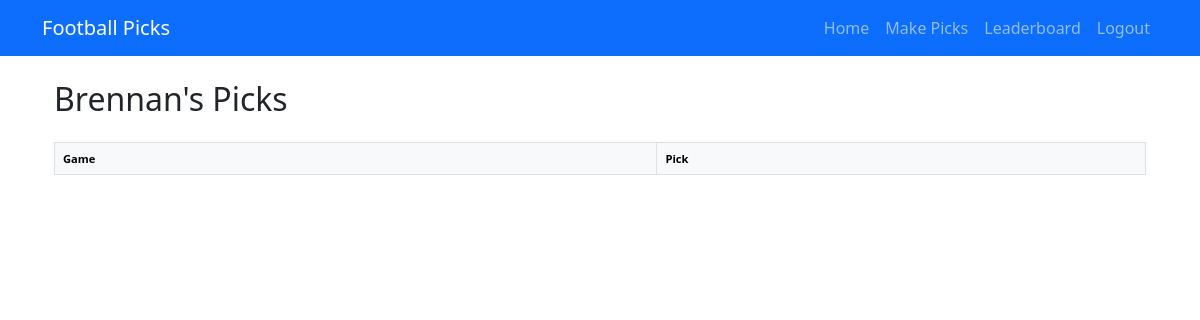
/picks/view_picks/2/ (signed in), run on an earlier commit of the app's database.
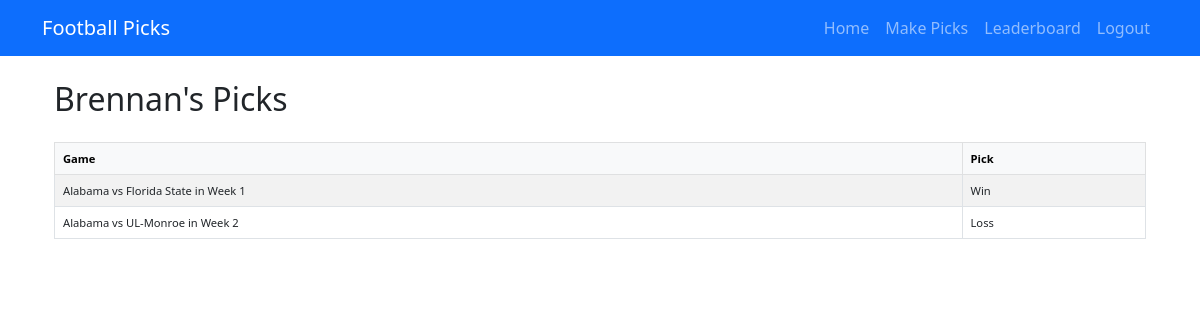
And on a later commit of the database.
### picks/models.py (models this page shows, shortened)
class User(AbstractUser):
    username = None
    email = models.EmailField('email address', unique=True)
    phone_number = models.CharField(max_length=15)
    USERNAME_FIELD = 'email'
    REQUIRED_FIELDS = ['first_name', 'last_name', 'phone_number']
    objects = CustomUserManager()

class Pick(models.Model):
    PICK_CHOICES = (
        ('W', 'Win'),
        ('L', 'Loss'),
    )
    user = models.ForeignKey('User', on_delete=models.CASCADE)
    game = models.ForeignKey(Game, on_delete=models.CASCADE)
    pick = models.CharField(max_length=1, choices=PICK_CHOICES)
    class Meta:
        unique_together = ('user', 'game')

class Game(models.Model):
    team = models.CharField(max_length=50)
    week = models.CharField(max_length=20)  # e.g., "Week 1", "Week 2", etc.
    opponent = models.CharField(max_length=50)
    RESULT_CHOICES = (
        ('W', 'Win'),
        ('L', 'Loss'),
    )
    result = models.CharField(
        max_length=1,
        choices=RESULT_CHOICES,
        null=True,
        blank=True,
        help_text="Enter 'W' if the team won or 'L' if the team lost."
    )
    def __str__(self):
        return f"{self.team} vs {self.opponent} in {self.week}"

### picks/views.py (the view)
# urls.py: path('view_picks/<int:user_id>/', views.view_picks, name='view_picks'),
@login_required
def view_picks(request, user_id):
    other_user = get_object_or_404(User, id=user_id)
    picks = Pick.objects.filter(user=other_user)
    return render(request, 'picks/view_picks.html', {'other_user': other_user, 'picks': picks})

### picks/templates/picks/view_picks.html
{% extends "base.html" %}
{% block content %}
  <div class="container my-4">
    <h2 class="mb-4">{{ other_user.first_name }}'s Picks</h2>
    <div class="table-responsive">
      <table class="table table-striped table-bordered">
        <thead class="table-light">
          <tr>
            <th>Game</th>
            <th>Pick</th>
          </tr>
        </thead>
        <tbody>
          {% for pick in picks %}
            <tr>
              <td>{{ pick.game }}</td>
              <td>{{ pick.get_pick_display }}</td>
            </tr>
          {% endfor %}
        </tbody>
      </table>
    </div>
  </div>
{% endblock %}

### picks/templates/base.html (shortened to what this page needs)
{% load static %}
<link rel="stylesheet" href="{% static 'css/styles.css' %}">
<!DOCTYPE html>
<html lang="en">
<head>
    <link rel="stylesheet" href="{% static 'css/styles.css' %}">
  <link href="https://cdn.jsdelivr.net/npm/bootstrap@5.3.0/dist/css/bootstrap.min.css" rel="stylesheet">
</head>
<body>
  <nav class="navbar navbar-expand-lg navbar-dark bg-primary">
    <div class="container">
      <a class="navbar-brand" href="{% url 'landing' %}">Football Picks</a>
      <div class="collapse navbar-collapse" id="navbarSupportedContent">
        <ul class="navbar-nav ms-auto mb-2 mb-lg-0">
          <li class="nav-item">
            <a class="nav-link" href="{% url 'landing' %}">Home</a>
          </li>
            {% if user.is_authenticated %}
            <li class="nav-item">
              <a class="nav-link" href="{% url 'picks:home' %}">Make Picks</a>
            </li>
          {% endif %}
          <li class="nav-item">
            <a class="nav-link" href="{% url 'picks:leaderboard' %}">Leaderboard</a>
          </li>
          {% if user.is_authenticated %}
            <li class="nav-item">
              <a class="nav-link" href="{% url 'logout' %}">Logout</a>
            </li>
          {% endif %}
        </ul>
      </div>
    </div>
  </nav>
  <div class="container my-4">
    {% block content %}{% endblock %}
  </div>
</body>
</html>

### picks/static/css/styles.css (style rules this page uses)
@media (min-width: 1200px) { .table-responsive table { font-size: 0.70rem; } }
@media (min-width: 1200px) { .table-responsive th, .table-responsive td { padding: 0.25rem 0.4rem; } }

What changed in the data, as far as the page shows it:
added Pick: game "Alabama vs Florida State in Week 1", pick "Win"
added Pick: game "Alabama vs UL-Monroe in Week 2", pick "Loss"
